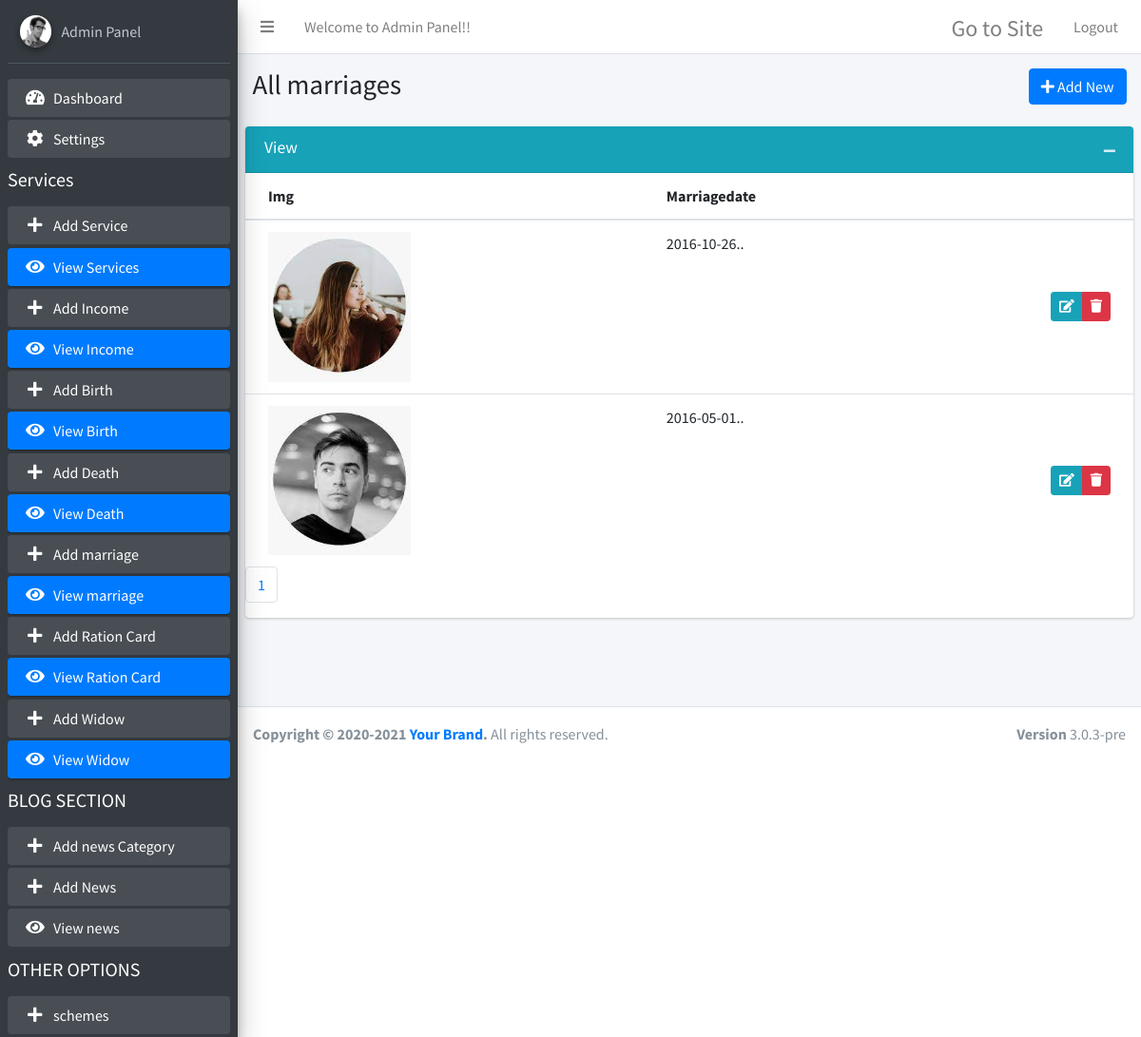
The page /admin/view-marriage.php (signed in) on the database its author committed.
### tables this page shows
CREATE TABLE `marriage` (
  `id` int(11) NOT NULL,
  `Wname` varchar(255) NOT NULL,
  `aadhar1` int(12) NOT NULL,
  `Marriagedate` date NOT NULL,
  `Hname` varchar(255) NOT NULL,
  `aadhar2` int(12) NOT NULL,
  `Hdate` date NOT NULL,
  `address1` varchar(255) NOT NULL,
  `address2` varchar(255) NOT NULL,
  `img` varchar(255) NOT NULL
);

### admin/view-marriage.php (the view, shortened to what this page needs)
<?php
include 'conn.php';
?>
<!DOCTYPE html>
<html>
<head>
  <link rel="stylesheet" href="plugins/fontawesome-free/css/all.min.css">
  <link rel="stylesheet" href="https://code.ionicframework.com/ionicons/2.0.1/css/ionicons.min.css">
  <link rel="stylesheet" href="dist/css/adminlte.min.css">
  <link rel="stylesheet" href="plugins/summernote/summernote-bs4.css">
</head>
<body class="hold-transition sidebar-mini">
<div class="wrapper">
   <?php include"topbar.php"; ?>
  <?php include"sidebar.php"; ?>
<?php
$limit = 10;
if (isset($_GET["page"])) {
	$page  = $_GET["page"];
	}
	else{
	$page=1;
	};
$serial = ($page-1) * $limit;
    $resultt = mysqli_query($con,"SELECT * FROM marriage ORDER BY id DESC LIMIT $serial, $limit");
?>
  <div class="content-wrapper">
    <section class="content-header">
      <div class="container-fluid">
        <div class="row mb-2">
          <div class="col-sm-6">
            <h1>All marriages</h1>
          </div>
          <div class="col-sm-6" style="text-align:right;">
            <a class="btn btn-primary" href="add-marriage.php">
            <i class="fa fa-plus" aria-hidden="true"></i> Add New</a>
          </div>
        </div>
      </div>
    </section>
    <section class="content">
      <div class="row">
        <div class="col-md-12">
          <div class="card card-info">
            <div class="card-header">
              <h3 class="card-title">View</h3>
              <div class="card-tools">
                <button type="button" class="btn btn-tool" data-card-widget="collapse" data-toggle="tooltip" title="Collapse">
                  <i class="fas fa-minus"></i></button>
              </div>
            </div>
            <div class="card-body p-0">
              <table class="table">
                <thead>
                  <tr>
                    <th>Img</th>
				  <th> Marriagedate</th>
                    <th></th>
                  </tr>
                </thead>
                <tbody>
				<?php
			while ($roww = mysqli_fetch_array($resultt)) {
			?>
				  <tr>
					<td><img style="width:150px;" src="images/marriage/<?php echo $roww["img"]; ?>"></td>
					<td><?php $dec = $roww['Marriagedate'];
								$removetag = strip_tags($dec);
								$trim = $string = substr($removetag,0,600);
								echo $trim ; ?>..</td>
                    <td class="text-right py-0 align-middle">
                      <div class="btn-group btn-group-sm">
						<a href="add-marriage.php?edit=<?php echo $roww["id"]; ?>" onclick="return confirm('Are you sure?')"  class="btn btn-info"><i class="fas fa-edit"></i></a>
                        <a href="view-marriage.php?delete_id=<?php echo $roww["id"]; ?>" onclick="return confirm('Are you sure?')" class="btn btn-danger"><i class="fas fa-trash"></i></a>
                      </div>
                    </td>
                </tr>
			<?php
			}
			?>
				</tbody>
              </table>
            </div>
			 <?php
			$result_db = mysqli_query($con,"SELECT COUNT(id) FROM marriage");
		$row_db = mysqli_fetch_row($result_db);
		$total_records = $row_db[0];
		$total_pages = ceil($total_records / $limit);
		$pagLink = "<ul class='pagination'>";
		for ($i=1; $i<=$total_pages; $i++) {
					  $pagLink .= "<li class='page-item'><a class='page-link' href='view-marriage.php?page=".$i."'>".$i."</a></li>";
		}
		echo $pagLink . "</ul>";
		?>
          </div>
        </div>
      </div>
    </section>
  </div>
 <?php include"footer.php"; ?>
</div>
</body>
</html>

### rows shown on the page
marriage: img (picture), Marriagedate "2016-10-26"
marriage: img (picture), Marriagedate "2016-05-01"
